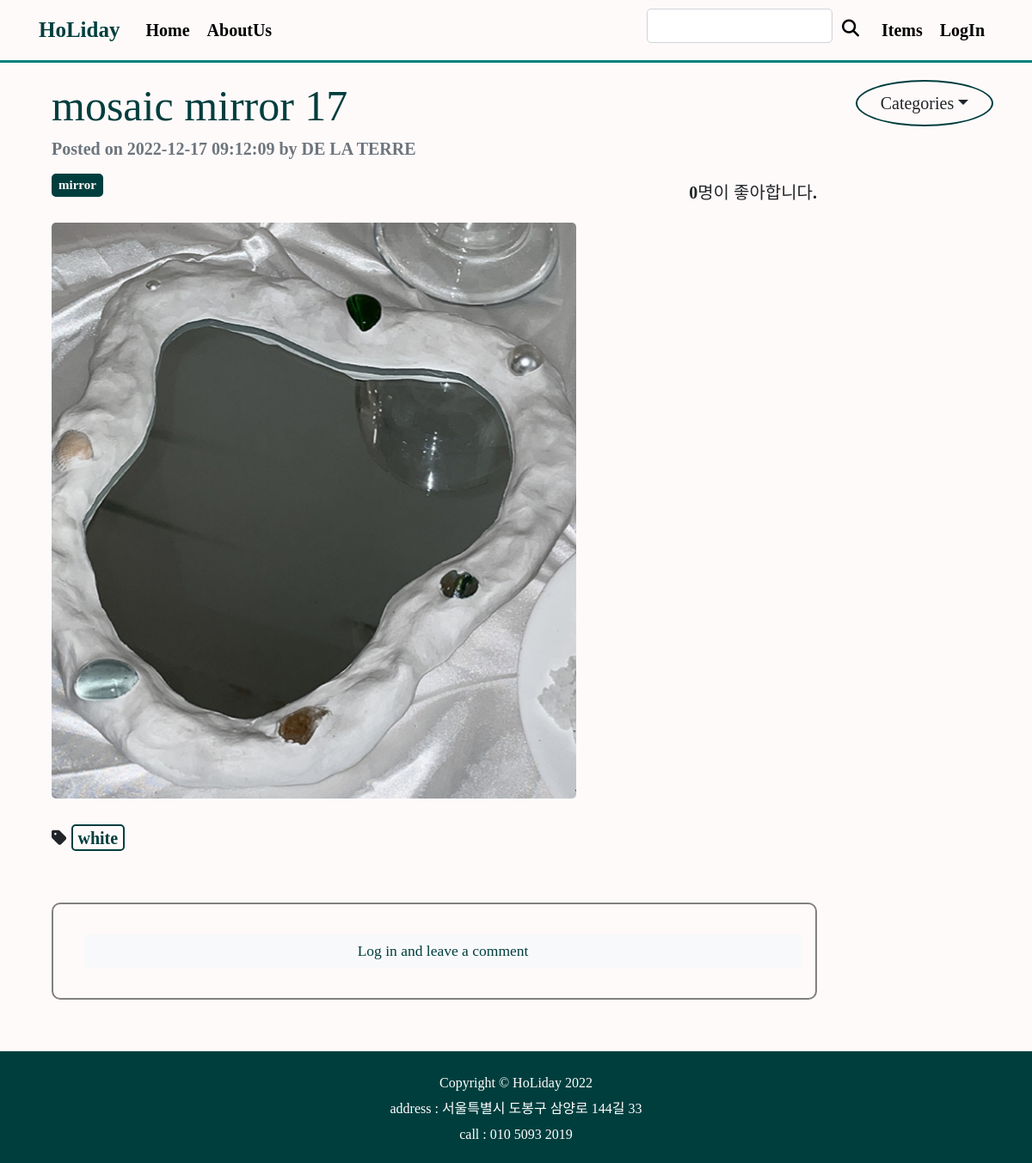
Before: /shoppingmall_main/27/ with the older database file.
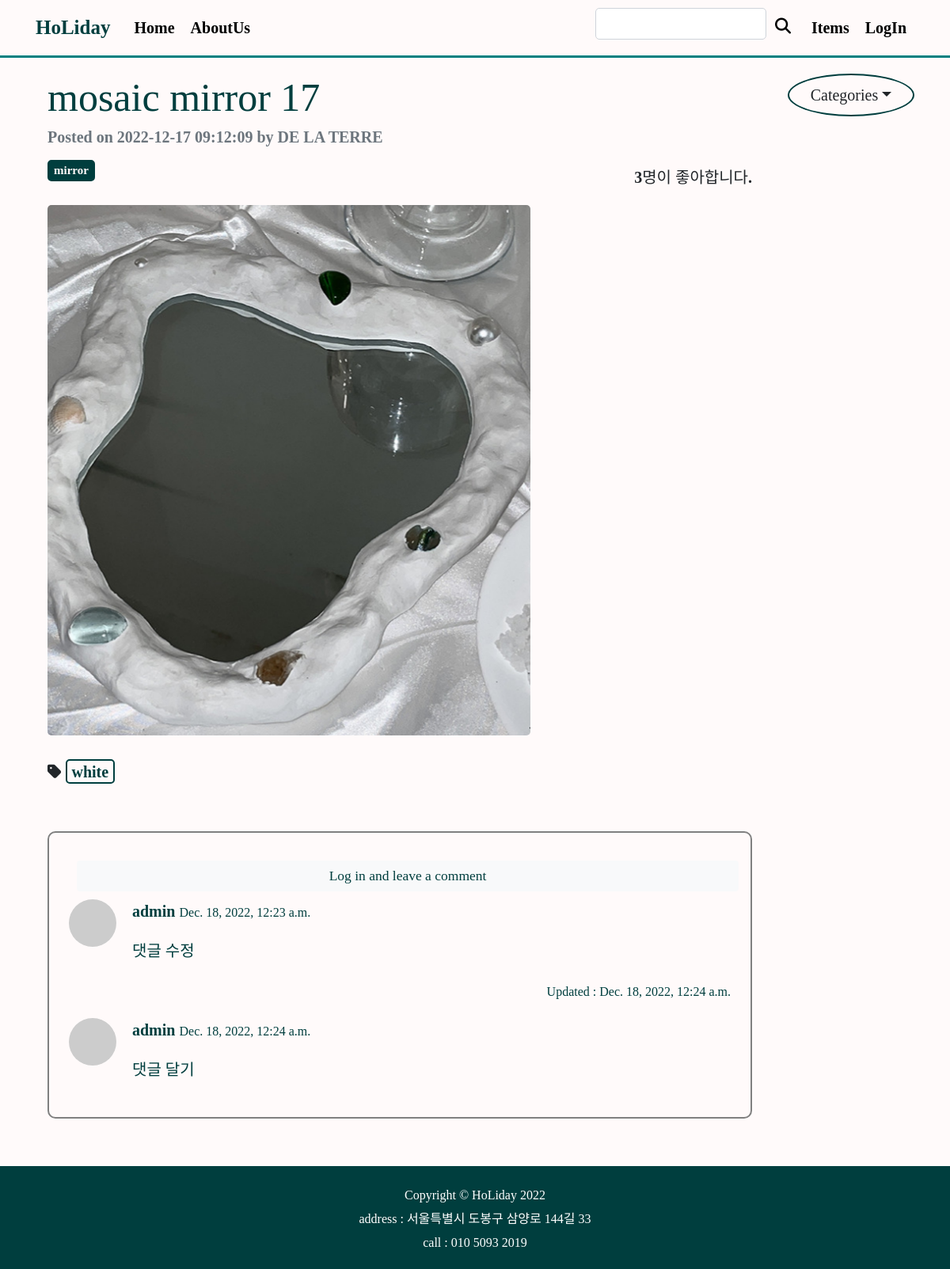
After: the same page with the newer database file.
### shoppingmall_main/models.py (models this page shows, shortened)
class ShoppingItem(models.Model):
    created_at = models.DateTimeField(auto_now_add=True)
    updated_at = models.DateTimeField(auto_now=True)
    title = models.CharField(max_length=50) # 상품 이름
    information = MarkdownxField() # 상품 설명
    price = models.IntegerField() # 가격
    like_users = models.ManyToManyField(User,related_name='like_shopping',blank=True)
    head_image = models.ImageField(upload_to='shoppingmall_main/images/%Y/%m/%d/', blank=True) # 상품 이미지
    author = models.ForeignKey(User, null=True, on_delete=models.SET_NULL)
    m_company = models.ForeignKey(Company, null=True, on_delete=models.SET_NULL) # 제조사
    category = models.ForeignKey(Category, null=True, blank=True, on_delete=models.CASCADE) # 카테고리
    product_number = models.IntegerField() # 그 외 상품번호
    tags = models.ManyToManyField(ColorTag,blank=True) # 다대다 관계
    def get_content_markdown(self):
        return markdown(self.information)

class Company(models.Model):
    name = models.CharField(max_length=30, unique=True) # 제조사명
    address = models.CharField(max_length=30) # 제조사 주소
    tel = models.CharField(max_length=15) # 제조사 연락처
    email = models.EmailField() # 제조사 이메일
    slug = models.SlugField(max_length=200, unique=True, allow_unicode=True,null=True)
    def __str__(self):
        return self.name
    class Meta:
        verbose_name_plural = 'Companies'

class Category(models.Model):
    name = models.CharField(max_length=50, unique=True)
    slug = models.SlugField(max_length=200, unique=True, allow_unicode=True)
    def __str__(self):
        return self.name
    def get_absolute_url(self):
        return f'/shoppingmall_main/category/{self.slug}'
    class Meta:
        verbose_name_plural = 'Categories'

class ColorTag(models.Model):
    name = models.CharField(max_length=50,unique=True)
    slug = models.SlugField(max_length=200,unique=True,allow_unicode=True)
    def __str__(self):
        return self.name
    def get_absolute_url(self):
        return f'/shoppingmall_main/tag/{self.slug}'

class Comment(models.Model):
    shoppingitem = models.ForeignKey(ShoppingItem, on_delete=models.CASCADE)
    author = models.ForeignKey(User, on_delete=models.CASCADE)
    content = models.TextField()
    created_at = models.DateTimeField(auto_now_add=True)
    modified_at = models.DateTimeField(auto_now = True)
    def get_avatar_url(self):
        if self.author.socialaccount_set.exists():
            return self.author.socialaccount_set.first().get_avatar_url()
        else:
            return 'https://dummyimage.com/50x50/ced4da/6c757d.jpg'

### shoppingmall_main/views.py (the view)
# urls.py: path('<int:pk>/',views.ShoppingItemDetail.as_view()),
class ShoppingItemDetail(DetailView):
    model = ShoppingItem
    def get_context_data(self, **kwargs):
        context = super(ShoppingItemDetail, self).get_context_data()
        context['categories'] = Category.objects.all()
        context['no_category_post_count'] = ShoppingItem.objects.filter(category=None).count
        context['comment_form'] = CommentForm
        return context

### shoppingmall_main/templates/shoppingmall_main/shoppingitem_detail.html (shortened to what this page needs)
{% extends 'shoppingmall_main/base.html' %}
{% load crispy_forms_tags %}
{% block main_area %}
<div class="container  mt-3">
                    <div id="post-area">
                        <header class="mb-4">
                            <h1 class="fw-bolder mb-1" style="color:rgb(0, 62, 62);">{{shoppingitem.title | lower}}</h1>
                            <div class="text-muted fst-italic mb-2">Posted on {{shoppingitem.created_at | date:"Y-m-d h:m:s"}} by {{shoppingitem.m_company | upper}}</div>
                            {% if shoppingitem.category %}
                                <a class="badge  text-decoration-none"  style="background-color : rgb(0,62,62); border: 2px solid rgb(0,62,62); color:snow"href="{{shoppingitem.category.get_absolute_url}}">{{shoppingitem.category}}</a>
                            {% else %}
                                <a class="badge text-decoration-none " style="background-color:teal;color:white"  href="/shoppingmall_main/category/no_category/">미분류</a>
                            {% endif %}
                            <h5 class="mt-2 float-right">
                            <span>
                            {{shoppingitem.like_users.count}}명이 좋아합니다.</span></h5>
                        </header>
                        <figure class="mb-4">
                            {% if shoppingitem.head_image %}
                            <img class="img-fluid rounded" src="{{shoppingitem.head_image.url}}" alt="{{p.title}}의 head_img" />
                            {% else %}
                            <img class="img-fluid rounded" src="https://picsum.photos/seed/{{shoppingitem.pk}}/800/200"/>
                            {% endif %}
                        </figure>
                        <section class="mb-5">
                            {% if shoppingitem.tags.exists %}
                                <i class="fas fa-tag"></i>
                                {% for t in shoppingitem.tags.iterator %}
                                <span class="badge badge-light" style="color:rgb(0,62,62);background-color:snow;border:2px solid rgb(0,62,62)">
                                   <a href="{{t.get_absolute_url}}" style="color:rgb(0,62,62);">{{t}}</a>
                                </span>
                                {% endfor %}
                            {% endif %}
                        </section>
                    </div>
                    <div id="comment-area" class="mb-5">
                        <div class="card " style="background-color:snow;border-radius:10px; color:rgb(0,62,62);">
                            <div class="card-body" >
                                {% if user.is_authenticated %}
                                <form class="mb-4" id="comment-form" method="POST" style="background-color:snow;" action="{{shoppingitem.get_absolute_url}}new_comment/">
                                    {% csrf_token %}
                                    <div class="form-group" style="background-color:snow;" >
                                        {{ comment_form | crispy }}
                                    </div>
                                    <button type="submit" class="btn btn-light float-right" style="background-color : snow; border: 2px solid rgb(0,62,62);border-radius:50%">Submit</button>
                                    <br>
                                </form>
                                {% else %}
                                <a role="button" class="btn btn-light btn-block btn-sm m-2" style="color:rgb(0,62,62);"href="#" data-toggle="modal" data-target="#loginModal">
                                    Log in and leave a comment</a>
                                {% endif %}
                                {% if shoppingitem.comment_set.exists %}
                                {% for comment in shoppingitem.comment_set.iterator %}
                                <div class="media d-flex id=comment-{{comment.pk}}">
                                    <img class="mr-3 rounded-circle" src="{{comment.get_avatar_url}}" alt="{{comment.author}}" width="60px"/>
                                    <div class="media-body ms-3">
                                        <div class="fw-bold">{{comment.author.username}}
                                        <small>{{comment.created_at}}</small>
                                        </div>
                                        <p>{{comment.content | linebreaks }}</p>
                                        {% if comment.created_at != comment.modified_at %}
                                            <p class=" float-right" style="color:balck;">
                                                <small >Updated : {{comment.modified_at}}</small>
                                            </p>
                                        {% endif %}
                                    </div>
                                </div>
                                {% endfor %}
                                {% endif %}
                            </div>
                        </div>
                    </div>
</div>
{% endblock %}

### shoppingmall_main/templates/shoppingmall_main/base.html (shortened to what this page needs)
<!DOCTYPE html>
{% load static %}
<html lang="ko">
<head>
    <link href="{% static 'shoppingmall_main/bootstrap4/css/bootstrap.min.css' %}" rel="stylesheet" media="screen">
    <link href="{% static 'shoppingmall_main/css/style.css' %}"   rel="stylesheet" media="screen" >
</head>
<body>
    {% include 'shoppingmall_main/navbar.html' %}
    <div class="container">
      <div class="row">
        <div class="col-md-9 col-lg-10" id="main-area">
          {% block main_area %}
          {% endblock %}
        </div>
        <div class="col-md-3 col-lg-2">
            {% include 'shoppingmall_main/sidebar.html' %}
        </div>
      </div>
    </div>
{% include 'shoppingmall_main/footer.html' %}
</body>
</html>

### shoppingmall_main/templates/shoppingmall_main/navbar.html (shortened to what this page needs)
{% load static %}
<head>
     <link href="{% static 'shoppingmall_main/css/style.css' %}"   rel="stylesheet" media="screen" >
</head>
{% load socialaccount %}
    <container >
    <nav class="navbar navbar-expand-lg"
         style="background-color: snow;
         border-bottom:solid 3px teal">
    <div class="container">
        <a class="navbar-brand " href="/" style="color: rgb(0, 62, 62)">HoLiday</a>
        <div class="collapse navbar-collapse" id="navbarNavDropdown">
            <div class="navbar-nav">
                <a class="nav-link" href="/" >Home</a>
                <a class="nav-link" href="/about_me/">AboutUs</a>
            </div>
        </div>
        <div class="collapse navbar-collapse  justify-content-end" id="navbarNavDropdown">
            <div class="navbar-nav">
                <input id="search-input" class="form-control" type="text"  aria-label="Enter search term..." aria-describedby="button-search" style="font-size:15px " />
                <button class="ml-1"style="color:black ; font-size:15px ;border:none;background-color:snow" id="button-search" type="button" onclick="searchPost()" >
                    <i class="fa-solid fa-magnifying-glass"></i>
                </button>
                <a class="nav-link ml-2" href="/shoppingmall_main/" >Items</a>
              {% if user.is_authenticated %}
                <a class="nav-link" href="/mypage/">MyPage</a>
                  <li class="nav-item dropdown">
                    <a class="nav-link dropdown-toggle" href="#" id="navbarDropdownMenuLink" role="button" data-toggle="dropdown" aria-haspopup="true" aria-expanded="false">
                      {% if user.socialaccount_set.all.0.get_avatar_url %}
                        <img class="rounded-circle mr-3" src="{{ user.socialaccount_set.all.0.get_avatar_url }}" width="25px">
                      {% else %}
                        <img class="rounded-circle mr-3" src="https://dummyimage.com/50x50/ced4da/6c757d.jpg" width="25px">
                      {% endif %}
                      {{user.username}}
                    </a>
                    <div class="dropdown-menu" aria-labelledby="navbarDropdownMenuLink">
                      <a class="dropdown-item" href="/accounts/logout/">LogOut</a>
                    </div>
                  </li>
                  {% else %}
                  <li class="nav-item">
                    <a href="#" class="nav-link" data-toggle="modal" data-target="#loginModal">LogIn</a>
                  </li>
                  {% endif %}
                    </div>
        </div>
      </div>
    </nav>
    </container>

### shoppingmall_main/templates/shoppingmall_main/sidebar.html (shortened to what this page needs)
        <div class="dropdown nav-item mb-3" id='category-card'>
            <a class="btn nav-link dropdown-toggle mt-3" id="navbarDropdownCateLink"href="#" role="button" data-bs-toggle="dropdown" data-toggle="dropdown" aria-haspopup="true" aria-expanded="false" style="background-color : snow; border: 2px solid rgb(0,62,62);border-radius:50%">Categories</a>
        </div>

### shoppingmall_main/templates/shoppingmall_main/footer.html (shortened to what this page needs)
<footer class="py-3 mt-auto">
        <div class="container">
            <p class="m-0 display-9 text-center text-white"><small>Copyright &copy; HoLiday 2022</small></p>
            <p class="m-0 text-center text-white"><small>address : 서울특별시 도봉구 삼양로 144길 33</small></p>
            <p class="m-0 text-center text-white"><small>call : 010 5093 2019</small></p>
        </div>
</footer>

### shoppingmall_main/static/shoppingmall_main/css/style.css (style rules this page uses)
body { background:snow; }
.card { border: 2px solid gray; }
* { font-family: 'Magilio'; font-size: 20px; font-weight: 550; }
nav a { color: black; }

### shoppingmall_main/templates/shoppingmall_main/footer.html (style rules this page uses)
footer { background-color : rgb(0, 62, 62); }

Changed rows visible on the page:
changed ShoppingItem "mosaic mirror 17": like_users.count "0" → "3"
added Comment: author.username "admin", created_at "Dec. 18, 2022, 12:23 a.m.", content "댓글 수정", modified_at "Dec. 18, 2022, 12:24 a.m."
added Comment: author.username "admin", created_at "Dec. 18, 2022, 12:24 a.m.", content "댓글 달기"
